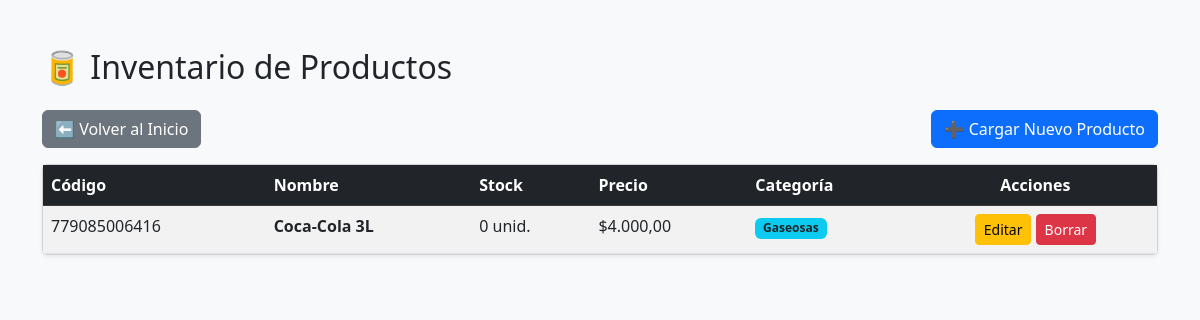
/controlador/productoController.php (signed in), run on the app's committed database.
### tables this page shows
CREATE TABLE `productos` (
  `id_productos` int NOT NULL AUTO_INCREMENT,
  `codigo_barras` varchar(45) NOT NULL,
  `nombre` varchar(45) DEFAULT NULL,
  `descripcion` text,
  `stock_actual` int DEFAULT NULL,
  `stock_minimo` int DEFAULT NULL,
  `precio_actual` decimal(10,2) DEFAULT NULL,
  `id_categoria` varchar(45) DEFAULT NULL,
  PRIMARY KEY (`id_productos`)
);

CREATE TABLE `categoria` (
  `id_categoria` int NOT NULL AUTO_INCREMENT,
  `nombre_categoria` varchar(45) DEFAULT NULL,
  PRIMARY KEY (`id_categoria`)
);

### controlador/productoController.php (called while the page is built, shortened)
<?php
require_once '../config/conexion.php';
require_once '../modelo/productoModelo.php';
$lista_productos = obtenerProductos($conexion);
require_once '../vista/productos.php';
?>

### modelo/productoModelo.php (called while the page is built, shortened)
<?php
function obtenerProductos($conexion) {
    try {
        $sql = "SELECT p.*, c.nombre_categoria
                FROM productos p
                INNER JOIN categoria c ON p.id_categoria = c.id_categoria";
        $stmt = $conexion->prepare($sql);
        $stmt->execute();
        return $stmt->fetchAll();
    } catch (PDOException $e) {
        die("Error al consultar productos: " . $e->getMessage());
    }
}
?>

### vista/productos.php (the view, shortened to what this page needs)
<!DOCTYPE html>
<html lang="es">
<head>
    <link href="https://cdn.jsdelivr.net/npm/bootstrap@5.3.0/dist/css/bootstrap.min.css" rel="stylesheet">
</head>
<body class="bg-light">
    <div class="container mt-5">
        <h2 class="mb-4">🥫 Inventario de Productos</h2>
        <div class="mb-3">
            <a href="../vista/dashboard.php" class="btn btn-secondary">⬅ Volver al Inicio</a>
            <button type="button" class="btn btn-primary float-end" data-bs-toggle="modal" data-bs-target="#modalNuevoProducto">
                ➕ Cargar Nuevo Producto
            </button>
        </div>
        <div class="card shadow-sm">
            <div class="card-body p-0">
                <table class="table table-striped table-hover mb-0">
                    <thead class="table-dark">
                        <tr>
                            <th>Código</th>
                            <th>Nombre</th>
                            <th>Stock</th>
                            <th>Precio</th>
                            <th>Categoría</th>
                            <th class="text-center">Acciones</th>
                        </tr>
                    </thead>
                    <tbody>
                        <?php if (count($lista_productos) > 0): ?>
                            <?php foreach ($lista_productos as $prod): ?>
                                <tr>
                                    <td> <?php echo htmlspecialchars($prod['codigo_barras']); ?> </td>
                                    <td> <b><?php echo htmlspecialchars($prod['nombre']); ?></b> </td>
                                    <td> <?php echo $prod['stock_actual']; ?> unid. </td>
                                    <td> $<?php echo number_format($prod['precio_actual'], 2, ',', '.'); ?> </td>
                                    <td> <span class="badge bg-info text-dark"><?php echo htmlspecialchars($prod['nombre_categoria']); ?></span> </td>
                                    <td class="text-center">
                                        <a href="../controlador/editarProductoController.php?id=<?php echo $prod['id_productos']; ?>" class="btn btn-warning btn-sm">Editar</a>
                                        <a href="../controlador/eliminarProductoController.php?id=<?php echo $prod['id_productos']; ?>"
                                           class="btn btn-danger btn-sm"
                                           onclick="return confirm('¿Estás totalmente seguro de eliminar este producto del inventario?');">
                                           Borrar
                                        </a>
                                    </td>
                                </tr>
                            <?php endforeach; ?>
                        <?php endif; ?>
                    </tbody>
                </table>
            </div>
        </div>
    </div>
</body>
</html>

### data on the page
productos: codigo_barras "779085006416", nombre "Coca-Cola 3L", stock_actual "0", precio_actual "4.000,00", id_categoria.nombre_categoria "Gaseosas"
